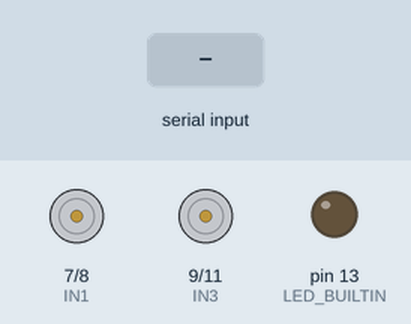
Recording of a sketch running on a simulated Arduino Uno, built with avr-gcc and run on an emulated ATmega328P. Parts: motor-driver pin pairs drawn as motors (green arrow = first pin HIGH = forward, orange = second pin HIGH = backward, longer = more drive, scaled by the enable pin), output pins drawn as LEDs (lit = HIGH). The inputs (shaded band) are chosen by the test bench.

Above: at 3.2 s.
3.3 s: "90,45\n" received over Serial
At 4.5 s:
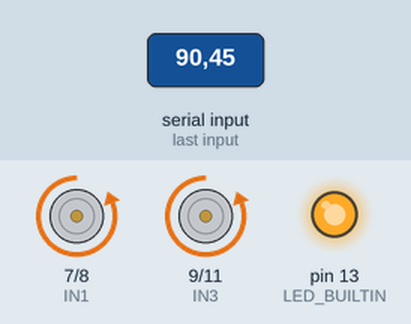
4.8 s: "30,150\n" received over Serial
At 5.6 s:
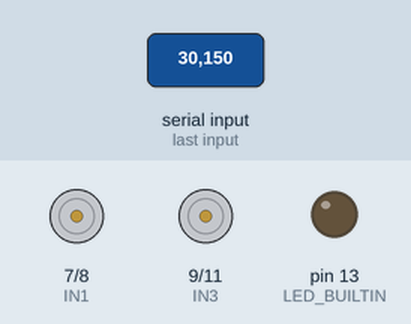
6.3 s: "90\n" received over Serial
At 6.7 s:
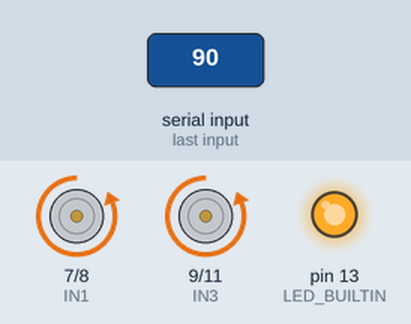
7.8 s: "200\n" received over Serial
At 9.1 s:
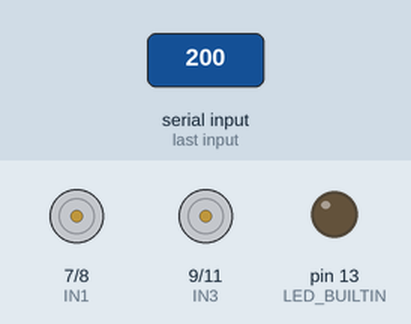
Timing chart, 0 to 10.3 s (numbered marks = the images above; inputs shaded):
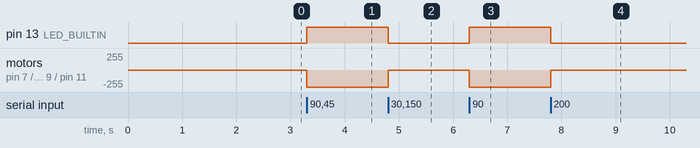

Measured:
- after the input at 3.3 s, pin 13 (LED_BUILTIN): LOW → HIGH at once; motor on pin 7 (IN1) / pin 8 (IN2), motor on pin 9 (IN3) / pin 11 (IN4): stopped → backward 255/255 at once
- after the input at 4.8 s, pin 13 (LED_BUILTIN): HIGH → LOW at once; motor on pin 7 (IN1) / pin 8 (IN2), motor on pin 9 (IN3) / pin 11 (IN4): backward 255/255 → stopped at once
- after the input at 6.3 s, pin 13 (LED_BUILTIN): LOW → HIGH at once; motor on pin 7 (IN1) / pin 8 (IN2), motor on pin 9 (IN3) / pin 11 (IN4): stopped → backward 255/255 at once
- after the input at 7.8 s, pin 13 (LED_BUILTIN): HIGH → LOW at once; motor on pin 7 (IN1) / pin 8 (IN2), motor on pin 9 (IN3) / pin 11 (IN4): backward 255/255 → stopped at once

The sketch:

ArduinoMain.ino
```cpp
//ArduinoMain - By: Zack Perry - Fri April 10, 2020

//define motor control pins
#define ENA 5
#define ENB 6
#define IN1 7
#define IN2 8
#define IN3 9
#define IN4 11

//define the bounds of the target
static int error = 80;
static int rightBound = 180 - (error/2);
static int leftBound = 180 + (error/2);

int lastVal;

void setup() {
  // put your setup code here, to run once:

  pinMode(IN1, OUTPUT);
  pinMode(IN2, OUTPUT);
  pinMode(IN3, OUTPUT);
  pinMode(IN4, OUTPUT);
  pinMode(ENA, OUTPUT);
  pinMode(ENB, OUTPUT);
  pinMode(LED_BUILTIN, OUTPUT);

  //setup serial connection to H7
  delay(2000);
  Serial.begin(57600);
  lastVal = 0;
}

void loop() {
  // wait for data on serial
  if(Serial.available()>0){
    int xcor = Serial.parseInt();

    //if the value is not the same as the last value & within bounds of camera FOV
    if(xcor!=lastVal && xcor>5 && xcor<315){
      if(xcor > leftBound){
        digitalWrite(LED_BUILTIN, HIGH);
        mRight(100);
      }
      else if(xcor < rightBound){
        digitalWrite(LED_BUILTIN, HIGH);
        mLeft(100);
      }
      else{
        digitalWrite(LED_BUILTIN, LOW);
        mStop();
      }

    }
    lastVal = xcor;
  }
}

//movement commands
void mRight(int pwm){
  analogWrite(ENA, pwm);
  analogWrite(ENB, pwm);
  digitalWrite(IN1, HIGH);
  digitalWrite(IN2, LOW);
  digitalWrite(IN3, HIGH);
  digitalWrite(IN4, LOW);
}
void mLeft(int pwm){
  digitalWrite(ENA, pwm);
  digitalWrite(ENB, pwm);
  digitalWrite(IN1, LOW);
  digitalWrite(IN2, HIGH);
  digitalWrite(IN3, LOW);
  digitalWrite(IN4, HIGH);
}
void mStop(){
  digitalWrite(ENA, LOW);
  digitalWrite(ENB, LOW);
}
```
